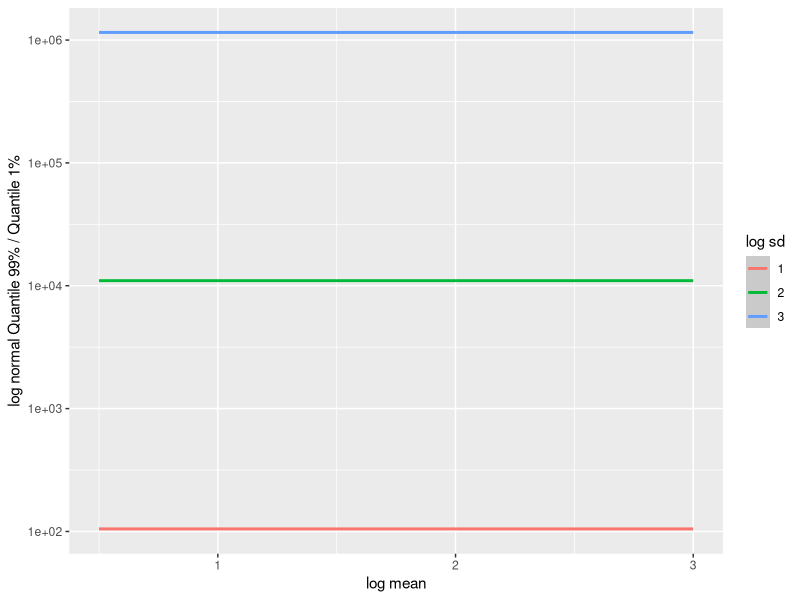

Recreate this plot in R.
library(data.table)
library(ggplot2)
library(plyr)
library(magrittr)
library(readr)
library(stringr)
library(dplyr)

#' # Simulation the range of clone size in log normal distribution

#' Simulation parameter range
lmean = seq(0.5, 3, 0.1)
lsd = c(1, 2, 3)

df = expand.grid(lmean = lmean, lsd = lsd)
d = data.table(df)

#' Calculate the range of clone size
d[, range := qlnorm(0.99, lmean, lsd) / qlnorm(0.01, lmean, lsd) , by = .(lmean, lsd)]


#' Plot the range of clone size
ggplot(d) + aes(x = lmean, y = range, color = factor(lsd)) + geom_smooth(se = TRUE) +
    scale_y_log10() + labs(y = "log normal Quantile 99% / Quantile 1%", x = "log mean", color = "log sd")


x = rlnorm(1000, 1, 1) %>% sort
sum(x[1:50]) / sum(x[51:1000])
